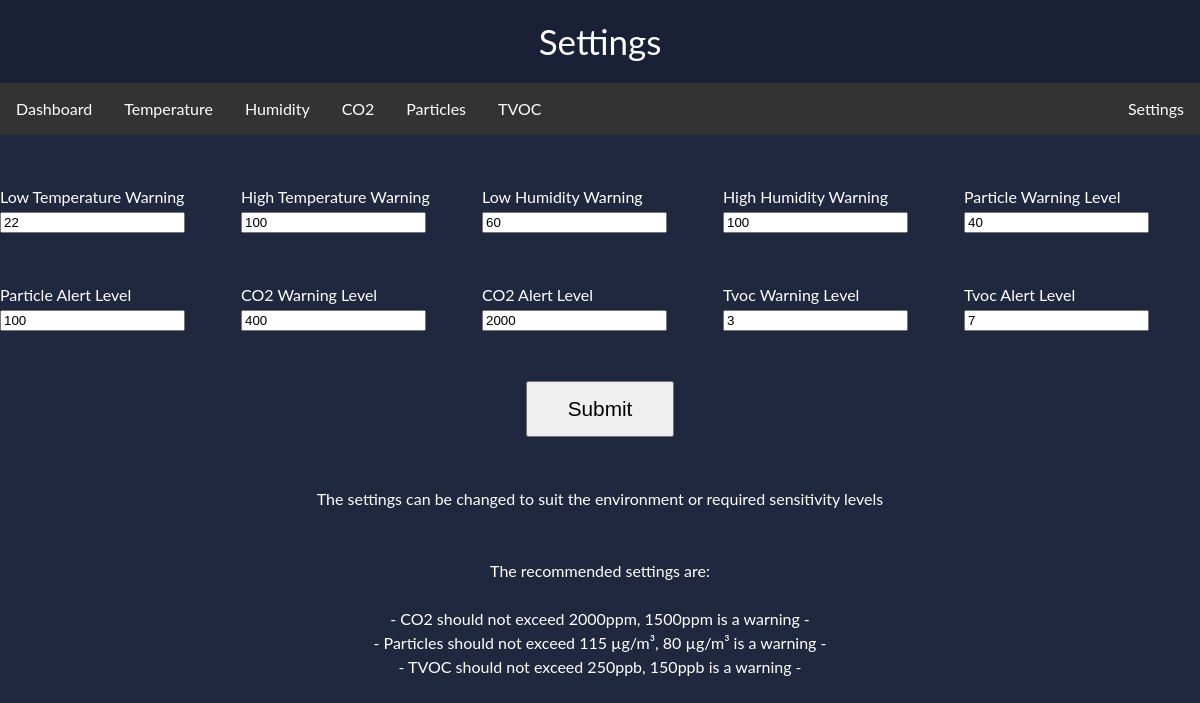
Page /main_settings on the earlier database version.
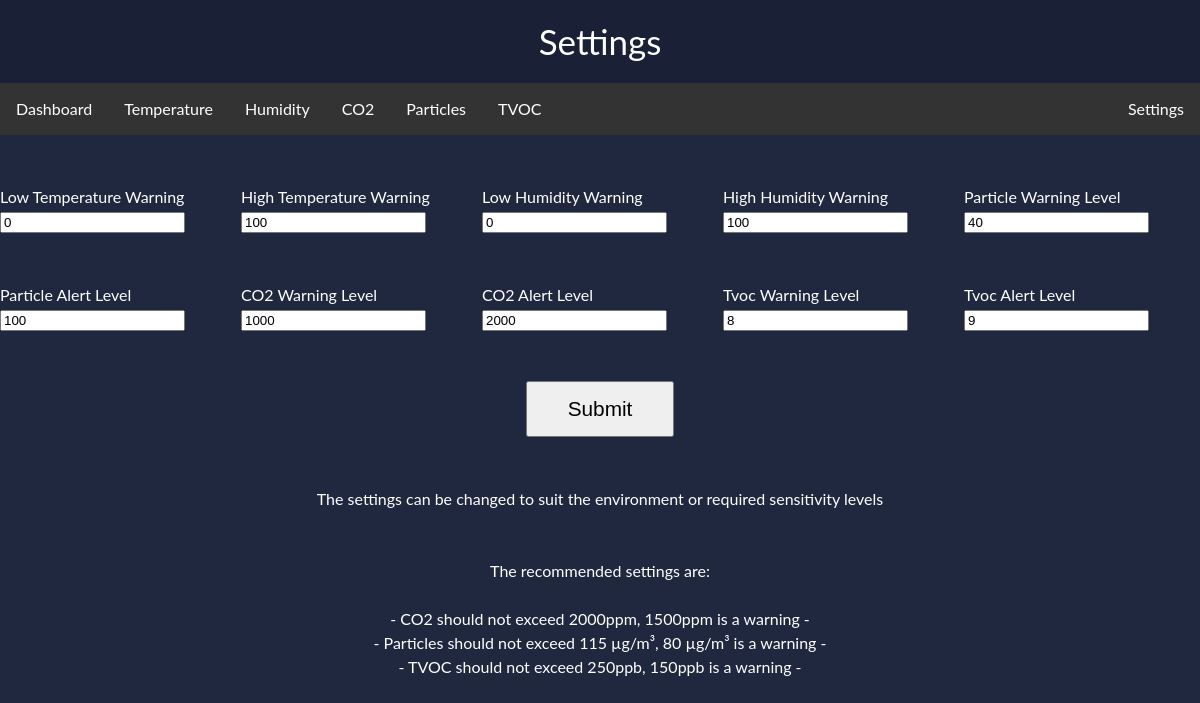
Same page on the later database version.
### app/models.py (models this page shows, shortened)
class Settings(db.Model):
    id = db.Column(db.Integer, primary_key=True)
    temperature_lower_bound = db.Column(
        db.Integer,
        default=0)
    temperature_upper_bound = db.Column(
        db.Integer,
        default=100)
    humidity_lower_bound = db.Column(
        db.Integer,
        default=0)
    humidity_upper_bound = db.Column(
        db.Integer,
        default=100)
    co2_lower_bound = db.Column(
        db.Integer,
        default=1000)
    co2_upper_bound = db.Column(
        db.Integer,
        default=2000)
    particles_lower_bound = db.Column(
        db.Integer,
        default=50)
    particles_upper_bound = db.Column(
        db.Integer,
        default=100)
    tvoc_lower_bound = db.Column(
        db.Integer,
        default=3)
    tvoc_upper_bound = db.Column(
        db.Integer,
        default=5)

### app/routes.py (the view)
@app.route("/main_settings")
def main_settings():
    settings = Settings.query.filter_by(id=0).first()
    return render_template("main_settings.html", settings_data=settings)

### app/templates/main_settings.html (shortened to what this page needs)
<!DOCTYPE html>
<html>
  <head>
    <link rel="stylesheet" href="{{url_for('static', filename='styles/css/main_settings.css')}}">
  </head>
  <body>
    <div class='heading'>Settings</div>
    <div style="position: sticky; top: 0; z-index: 4;">
      <ul>
        <li><a href="/main_dashboard">Dashboard</a></li>
        <li><a href="/main_temperature">Temperature</a></li>
        <li><a href="/main_humidity">Humidity</a></li>
        <li><a href="/main_co2">CO2</a></li>
        <li><a href="/main_particles">Particles</a></li>
        <li><a href="/main_dust">TVOC</a></li>
        <li style="float: right;"><a href="/main_settings">Settings</a></li>
      </ul>
    </div>
    <form method="POST" action="/post_settings">
      <div class="grid-container">
      <div class="grid-item">
        <label>Low Temperature Warning</label>
        <input id  = "temperature_lower_bound" name ="temperature_lower_bound" type="number"
        value={{settings_data.temperature_lower_bound}}>
      </div>
      <div class="grid-item">
        <label>High Temperature Warning</label>
        <input id  = "temperature_upper_bound" name ="temperature_upper_bound" type="number"
        value={{settings_data.temperature_upper_bound}}>
      </div>
      <div class="grid-item">
        <label>Low Humidity Warning</label>
        <input id  = "humidity_lower_bound" name ="humidity_lower_bound" type="number"
        value={{settings_data.humidity_lower_bound}}>
      </div>
      <div class="grid-item">
        <label>High Humidity Warning</label>
        <input id  = "humidity_upper_bound" name ="humidity_upper_bound" type="number"
        value={{settings_data.humidity_upper_bound}}>
     </div>
     <div class="grid-item">
        <label>Particle Warning Level</label>
        <input id  = "particles_lower_bound" name ="particles_lower_bound" type="number"
        value={{settings_data.particles_lower_bound}}>
      </div>
      <div class="grid-item">
        <label>Particle Alert Level</label>
        <input id  = "particles_upper_bound" name ="particles_upper_bound" type="number"
        value={{settings_data.particles_upper_bound}}>
      </div>
      <div class="grid-item">
        <label>CO2 Warning Level</label>
        <input id  = "co2_lower_bound" name ="co2_lower_bound" type="number"
        value={{settings_data.co2_lower_bound}}>
      </div>
      <div class="grid-item">
        <label>CO2 Alert Level</label>
        <input id  = "co2_upper_bound" name ="co2_upper_bound" type="number"
        value={{settings_data.co2_upper_bound}}>
      </div>
      <div class="grid-item">
        <label>Tvoc Warning Level</label>
        <input id  = "tvoc_lower_bound" name ="tvoc_lower_bound" type="number"
        value={{settings_data.tvoc_lower_bound}}>
      </div>
      <div class="grid-item">
        <label>Tvoc Alert Level</label>
        <input id  = "tvoc_upper_bound" name ="tvoc_upper_bound" type="number"
        value={{settings_data.tvoc_upper_bound}}>
      </div>
    </div>
    <div class="submit_button">
    <input type="submit" class="button" value="Submit">
    </div>
    </form>
    <div class="guide">
      The settings can be changed to suit the environment or required sensitivity levels <br><br><br>
      The recommended settings are: <br><br>
      - CO2 should not exceed 2000ppm, 1500ppm is a warning -<br>
      - Particles should not exceed 115 µg/m³, 80 µg/m³ is a warning -<br>
      - TVOC should not exceed 250ppb, 150ppb is a warning -
    </div>
  </body>
</html>

Differences in the rows shown:
changed Settings: temperature_lower_bound "22" → "0"; humidity_lower_bound "60" → "0"; co2_lower_bound "400" → "1000"; tvoc_lower_bound "3" → "8"; tvoc_upper_bound "7" → "9"
